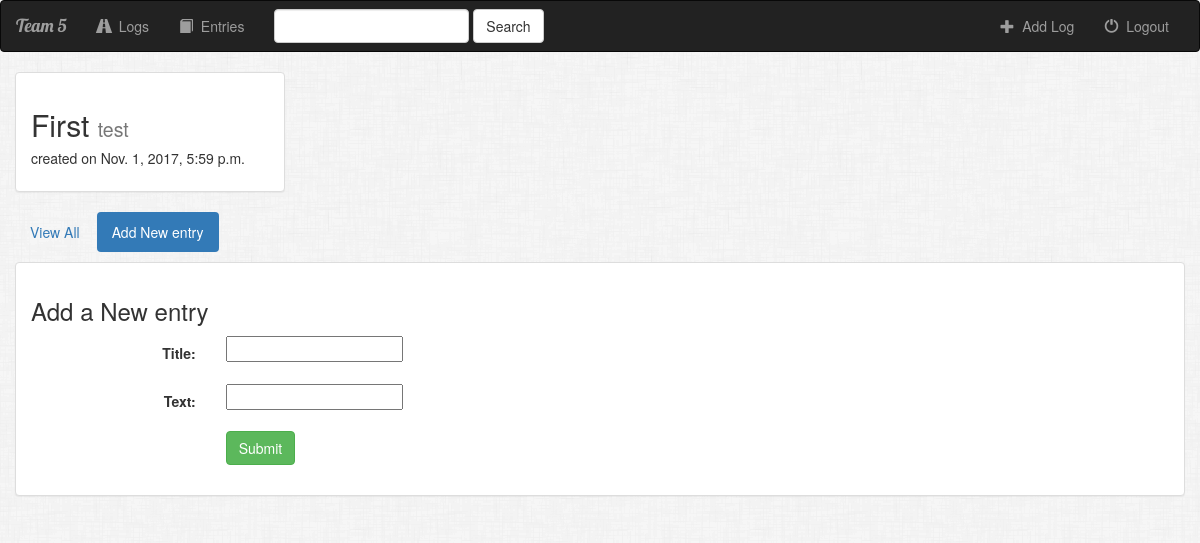
The app's page /text/7/create_entry/ with its own data.
### text/models.py (models this page shows, shortened)
class Log(models.Model):
    user = models.ForeignKey(User, default=1)
    title = models.CharField(max_length = 50)
    category = models.CharField(max_length = 50)
    date = models.DateTimeField()
    is_favorite = models.BooleanField(default=False)
    def __str__(self):
        return self.title

### text/views.py (the view, shortened to what this page needs)
# urls.py: url(r'^(?P<log_id>[0-9]+)/create_entry/$', views.create_entry, name='create_entry'),
def create_entry(request, log_id):
    form = EntryForm(request.POST or None, request.FILES or None)
    log = get_object_or_404(Log, pk=log_id)
    context = {
        'log': log,
        'form': form,
    }
    return render(request, 'text/create_entry.html', context)

### text/forms.py
class EntryForm(forms.ModelForm):
    class Meta:
        model = Entry
        fields = ['title', 'text']

### text/templates/text/create_entry.html (shortened to what this page needs)
{% extends 'text/base.html' %}
{% block body %}
<div class="container-fluid">
    <div class="row">
      <div class="col-sm-12 col-md-3">
          <div class="panel panel-default">
              <div class="panel-body">
                  <h2>{{ log.title }} <small>{{ log.category }}</small></h2>
                  <h5>created on {{ log.date }}</h5>
              </div>
          </div>
      </div>
        <div class="col-sm-12 col-md-12">
            <ul class="nav nav-pills" style="margin-bottom: 10px;">
                <li role="presentation"><a href="{% url 'text:detail' log.id %}">View All</a></li>
                <li role="presentation" class="active"><a href="{% url 'text:create_entry' log.id %}">Add New entry</a></li>
            </ul>
            <div class="panel panel-default">
                <div class="panel-body">
                    <h3>Add a New entry</h3>
                    <form class="form-horizontal" role="form" action="" method="post" enctype="multipart/form-data">
                        {% include 'text/form-template.html' %}
                        <div class="form-group">
                            <div class="col-sm-offset-2 col-sm-10">
                                <button type="submit" class="btn btn-success">Submit</button>
                            </div>
                        </div>
                    </form>
                </div>
            </div>
        </div>
    </div>
</div>
{% endblock %}

### text/static/text/styles.css (style rules this page uses)
body { background: white url("images/bg4.png"); }

### records on screen
Log: title "First", category "test", date "Nov. 1, 2017, 5:59 p.m."

### other values on screen
{{ field.label_tag }} "Title:" "Text:"
